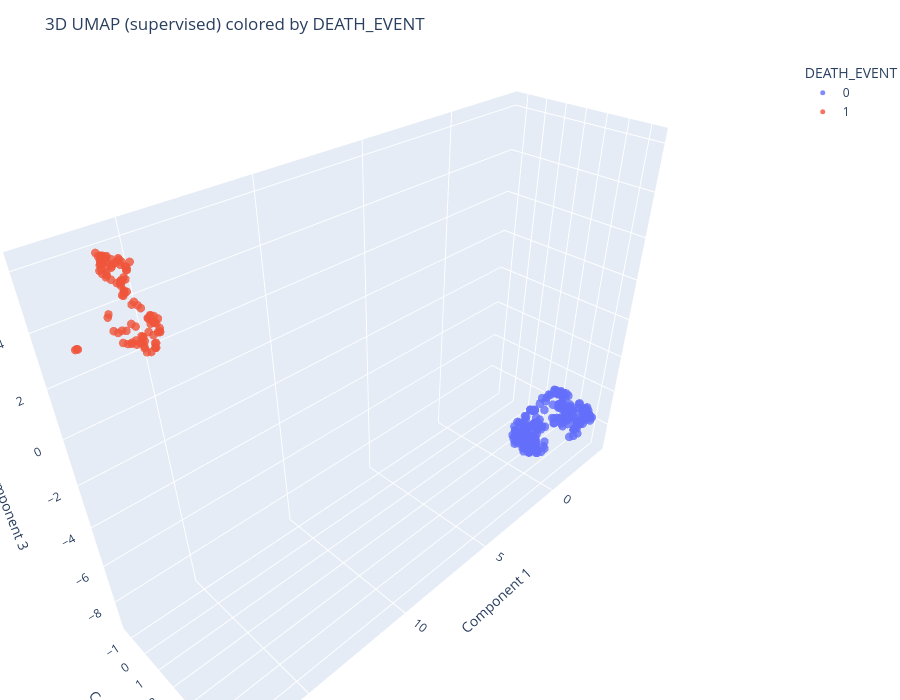

This figure's notebook cell:
### Markdown cell above
### UMAP (Supervised)

### Code cell
umap_sup = u.UMAP(n_components=3, n_neighbors=30)
X_umap_sup = umap_sup.fit_transform(X, y)

df_umap_sup = pd.DataFrame(X_umap_sup, columns=["UMAP_SUP_1", "UMAP_SUP_2", "UMAP_SUP_3"])
df_umap_sup[TARGET_COL] = y.values

joblib.dump(df_umap_sup, os.path.join(OUTPUT_DIR, 'df_umap_supervised.pkl'))
plot_3d(X_umap_sup, y, algorithm="UMAP (supervised)")
